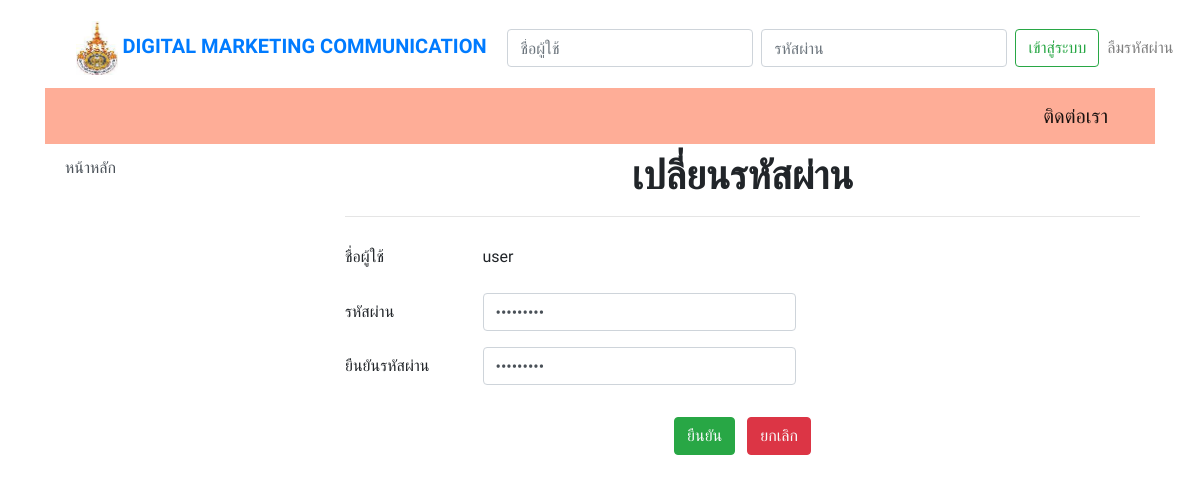
The page /edit_password.php?user_id=47 on the database as committed earlier.
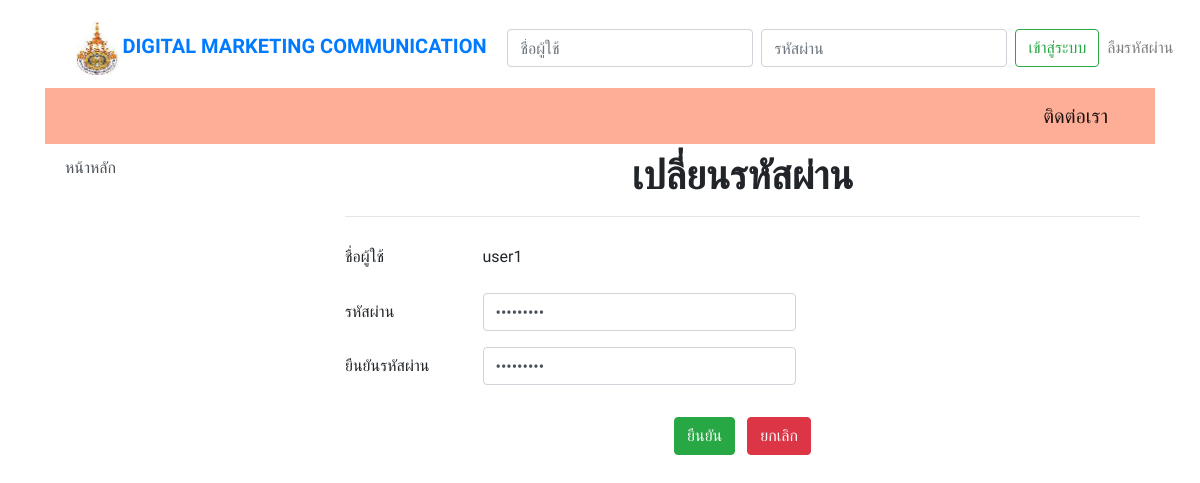
The same page on the database as committed later.
### tables this page shows
CREATE TABLE `user` (
  `ID` int(5) NOT NULL,
  `Username` varchar(50) NOT NULL,
  `Password` varchar(200) NOT NULL,
  `Firstname` varchar(100) NOT NULL,
  `Lastname` varchar(100) NOT NULL,
  `email` varchar(100) NOT NULL,
  `phone` text NOT NULL,
  `Userlevel` varchar(1) NOT NULL,
  `user_date` date NOT NULL,
  `session_id` varchar(50) NOT NULL,
  `Status` varchar(1) NOT NULL
);

### edit_password.php (the view, shortened to what this page needs)
<!DOCTYPE html>
<html>
<?php include 'header.php';
include('conn.php');
$user_id = $_GET['user_id'];
$check = "SELECT * FROM user WHERE id = $user_id ";
$result = mysqli_query($con,$check) or die(mysqli_error());
$num = mysqli_fetch_assoc($result);
?>
 <div class="container">
  <div class="row">
    <?php include 'menu.php'; ?>
    <div class="col-md-9">
     <div class="py-2">
      <div class="container">
        <div class="row">
          <div class="col-md-12">
            <h1 class="text-center"><b>เปลี่ยนรหัสผ่าน</b></h1>
            <hr>
          </div>
        </div>
      </div>
    </div>
    <div class="py-1">
      <div class="container w-46">
        <div class="row">
          <div class="text-left col-md-12" style="">
            <form class="" id="c_form-h" action="edit_password_db.php" method="post" >
              <div class="form-group row">
                <label class="col-2">ชื่อผู้ใช้</label>
                <div class="col-10">
                  <div class="input-group">
                    <?php echo($num['Username'])?></div>
                  </div>
                </div>
                <div class="form-group row">
                  <label for="inputpasswordh" class="col-2 col-form-label">รหัสผ่าน<br></label>
                  <div class="col-5">
                    <input type="password" name="Password" id="txtNewPassword" class="form-control" id="inputpasswordh" required="กรุณากรอกรหัสผ่าน" placeholder="รหัสผ่านต้องมี ตัวใหญ่ ตัวเล็ก ตัวเลข อย่างน้อย 8 ตัวขึ้นไป" title="รหัสผ่านต้องมี ภาษาอังกฤษตัวใหญ่ ตัวเล็ก ตัวเลข 8 ตัวขึ้นไป"  pattern="(?=.*\d)(?=.*[a-z])(?=.*[A-Z]).{8,}" minlength="8" maxlength="25" value="<?php echo($num['Password'])?>"> </div>
                  </div>
                  <div class="form-group row">
                   <label for="inputpasswordh" class="col-2 col-form-label text-nowrap">ยืนยันรหัสผ่าน<br></label>
                   <div class="col-5">
                    <input type="password" id="txtConfirmPassword" onkeyup="checkPasswordMatch();" class="form-control" id="inputpasswordh" required="กรุณากรอกยืนยันรหัสผ่าน" placeholder="กรุณากรอกยืนยันรหัสผ่าน"  title="รหัสผ่านต้องมี ภาษาอังกฤษตัวใหญ่ ตัวเล็ก ตัวเลข 8 ตัวขึ้นไป" minlength="8" maxlength="25" pattern="(?=.*\d)(?=.*[a-z])(?=.*[A-Z]).{8,}" value="<?php echo($num['Password'])?>">
                  </div>
                </div>
                        <div class="py-3">
                          <div class="container">
                            <div class="row">
                              <div class="col-md-12 text-center">
                                <button name="btn" class="btn btn-success text-light mx-1" >ยืนยัน</button>
                                <a class="btn btn-danger text-light mx-1" href="index1.php">ยกเลิก</a>
                              </div>
                            </div>
                          </div>
                        </div>
                      </form>
                    </div>
                  </div>
                </div>
              </div>
            </div>
          </div>
        </div>
       <?php include 'footer.php'; ?>
     </html>

Rows that differ between the two databases and show on the page:
changed user: Username "user" → "user1"
